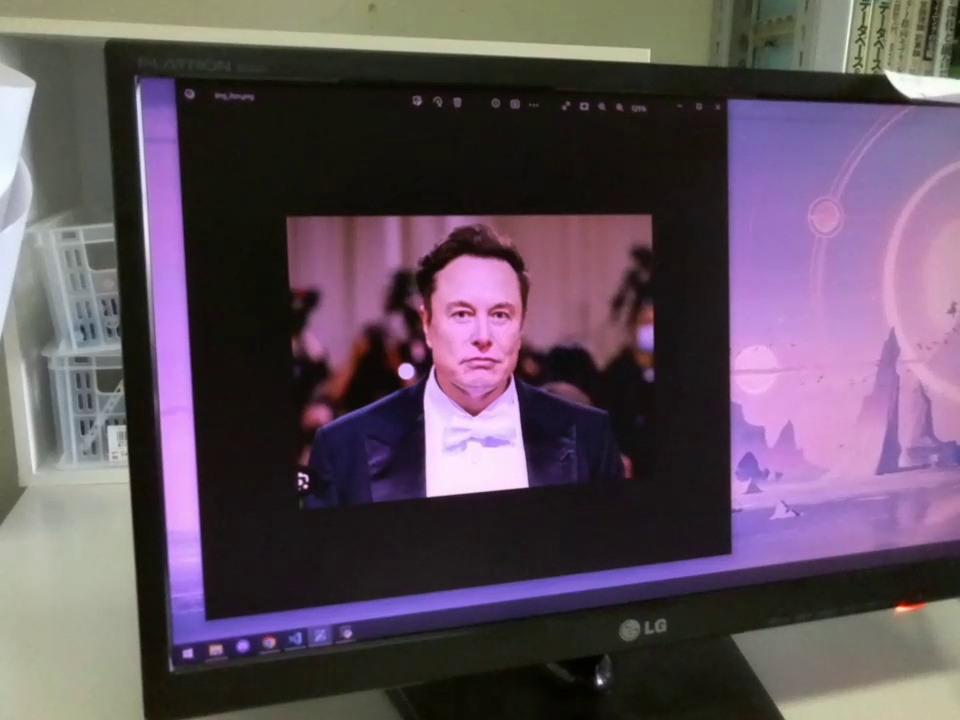
#> input picture opencv_cascade/img/img_lesson5_1.jpg, 960 x 720 px, found by its file name
$ python opencv_cascade_tset.py
#> lines starting #> are read from the running program, lines starting #| are printed output that depends on the picture; after the words box and inside, x2 and y2 are one past the last pixel; in counts of white or black regions, pixels touching at a corner belong together
# カスケードの作成、サンプルコード
# https://www.pc-koubou.jp/magazine/21280
# サンプルコード、分かりやすい解説
# https://qiita.com/FukuharaYohei/items/ec6dce7cc5ea21a51a82

import cv2


img = cv2.imread('opencv_cascade/img/img_lesson5_1.jpg')
#> img is the input picture: shape (720, 960, 3); mean B, G, R 92.8, 80.4, 95.3

grayimg = cv2.cvtColor(img, cv2.COLOR_BGR2GRAY)
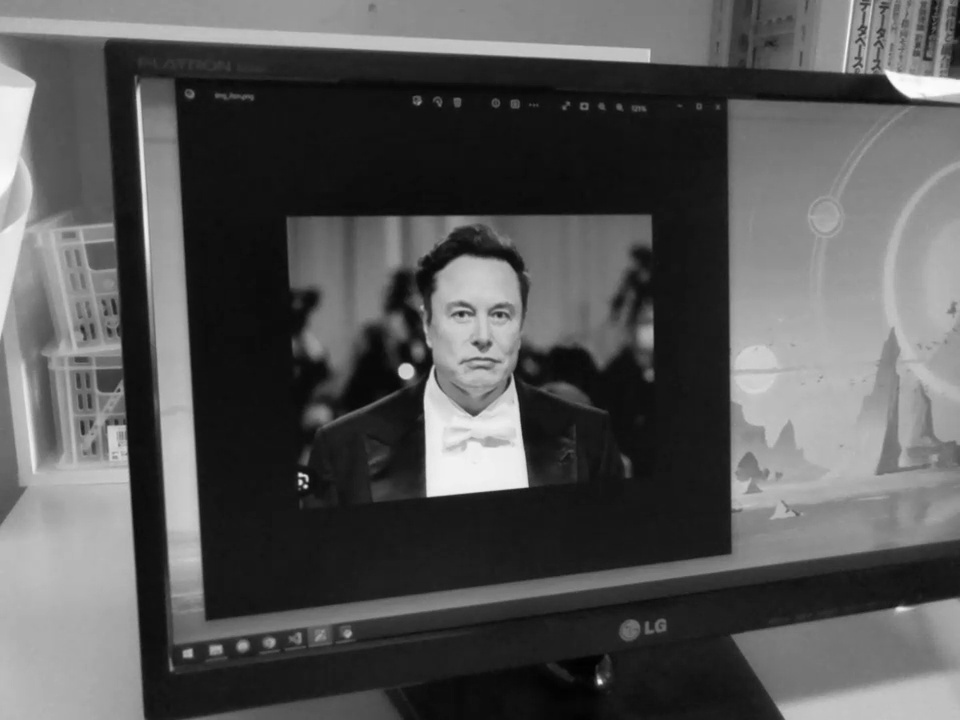
#> grayimg: shape (720, 960); min 0, max 254, mean 86.3

custom_cascade = cv2.CascadeClassifier('opencv_cascade/img_xml/haarcascade_frontalface_default.xml')

custom_rect = custom_cascade.detectMultiScale(grayimg,scaleFactor=1.1, minNeighbors=2,minSize=(50, 50))
#> custom_rect = [[424, 267, 116, 116], [23, 291, 110, 110]]
# つまりこれがカスケードから認識してるやつ

print(custom_rect)# これが認識した画像サイズ,lenで数えたら人の数
#| [[424 267 116 116]
#|  [ 23 291 110 110]]
print(len(custom_rect))
#| 2
if len(custom_rect) > 1:
    print("2 human")
    for rect in custom_rect: #暴発チェック、認識した場所かこう
        cv2.rectangle(img, tuple(rect[0:2]), tuple(rect[0:2]+rect[2:4]), (0, 0, 255), thickness=3)
#> this loop made 2 passes
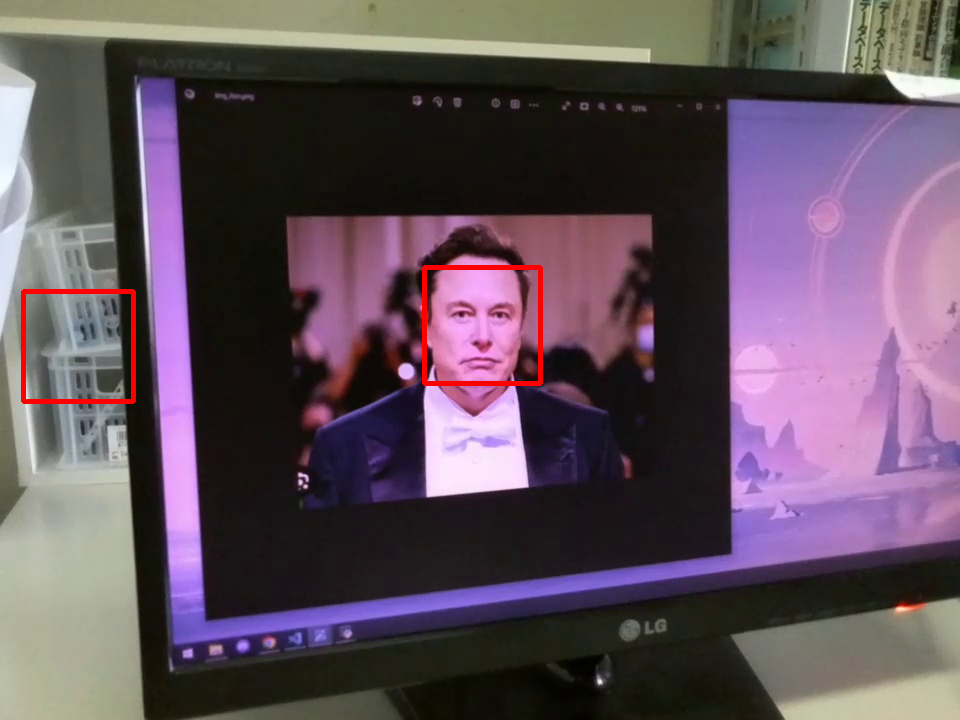
#> img: shape (720, 960, 3); 0.65% of pixels changed, all inside (x1, y1, x2, y2) = (21, 265, 543, 404)
elif len(custom_rect) >0:
    print("1 human")
    for rect in custom_rect:
        cv2.rectangle(img, tuple(rect[0:2]), tuple(rect[0:2]+rect[2:4]), (0, 0, 255), thickness=3)
else:
    print("no apple")

#わりかし顔じゃないところ顔っていうかもしれないので、見つけたか見つけてないかじゃないときついカモしれない

cv2.imshow('apple or not apple', img)
cv2.waitKey(4000)
print("aa")
cv2.destroyAllWindows()

$ run again, with opencv_cascade/img/img_lesson5_0.jpg copied over opencv_cascade/img/img_lesson5_1.jpg
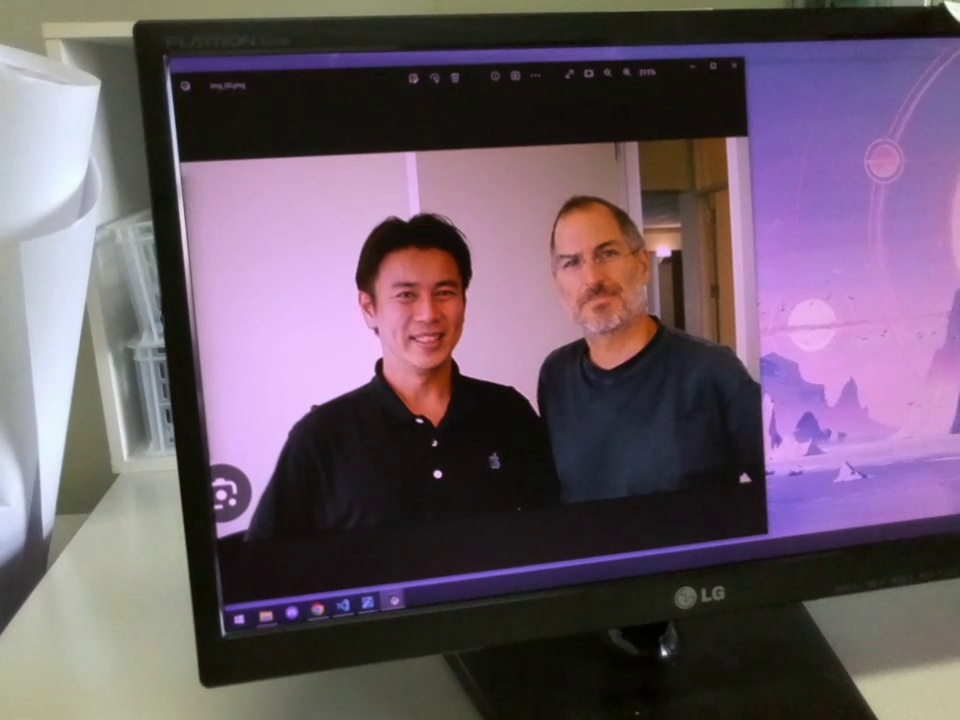
#> input picture opencv_cascade/img/img_lesson5_0.jpg, 960 x 720 px, found by its file name
#> img is the input picture: shape (720, 960, 3); mean B, G, R 105.1, 91.2, 107.6
#> `grayimg = cv2.cvtColor(img, cv2.COLOR_BGR2GRAY)`:
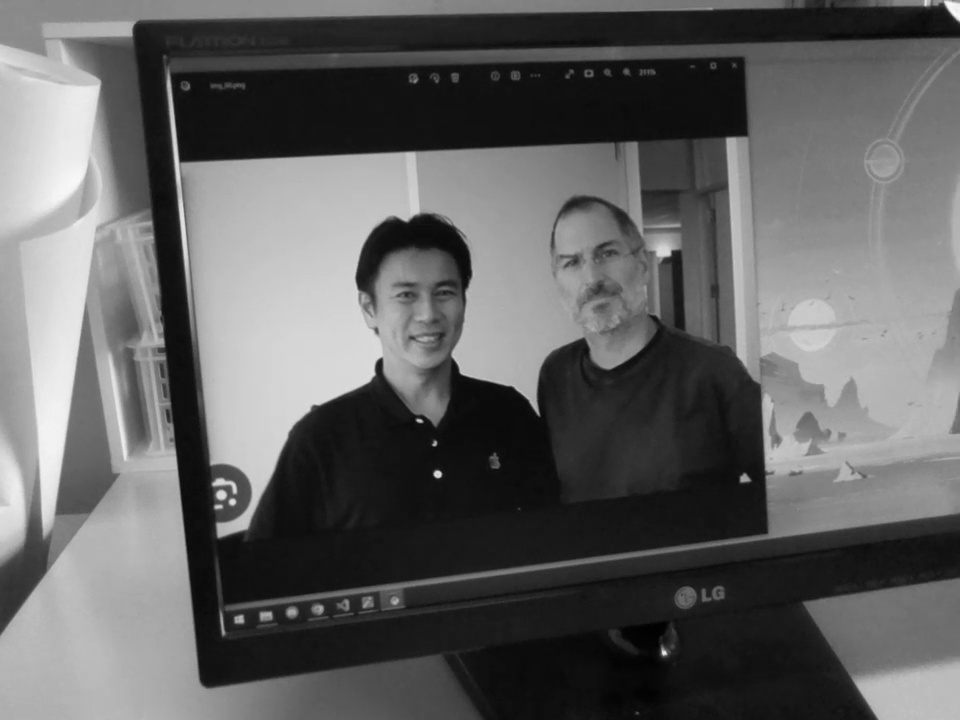
#> grayimg: shape (720, 960); min 0, max 251, mean 97.7
#> custom_rect = [[376, 254, 103, 103], [540, 217, 107, 107]]
#| [[376 254 103 103]
#|  [540 217 107 107]]
#| 2
#> the loop `for rect in custom_rect:` made 2 passes
#> after the loop `for rect in custom_rect:`:
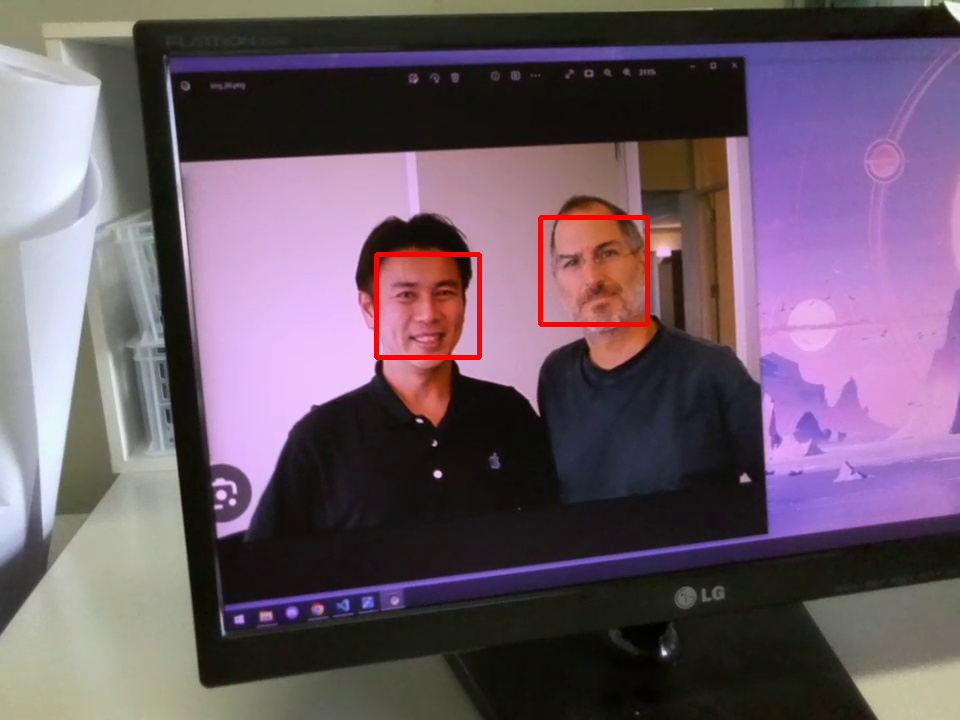
#> img: shape (720, 960, 3); 0.6% of pixels changed, all inside (x1, y1, x2, y2) = (374, 215, 650, 360)

$ run again, with opencv_cascade/img/img_lesson5_2.jpg copied over opencv_cascade/img/img_lesson5_1.jpg
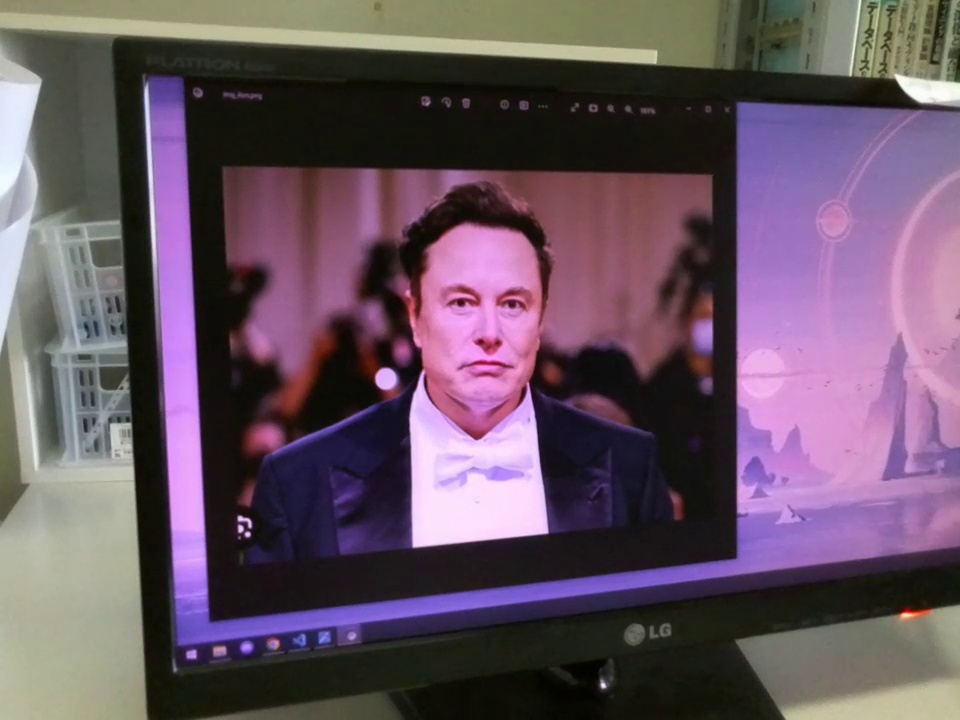
#> input picture opencv_cascade/img/img_lesson5_2.jpg, 960 x 720 px, found by its file name
#> img is the input picture: shape (720, 960, 3); mean B, G, R 98.5, 83.7, 102.6
#> `grayimg = cv2.cvtColor(img, cv2.COLOR_BGR2GRAY)`:
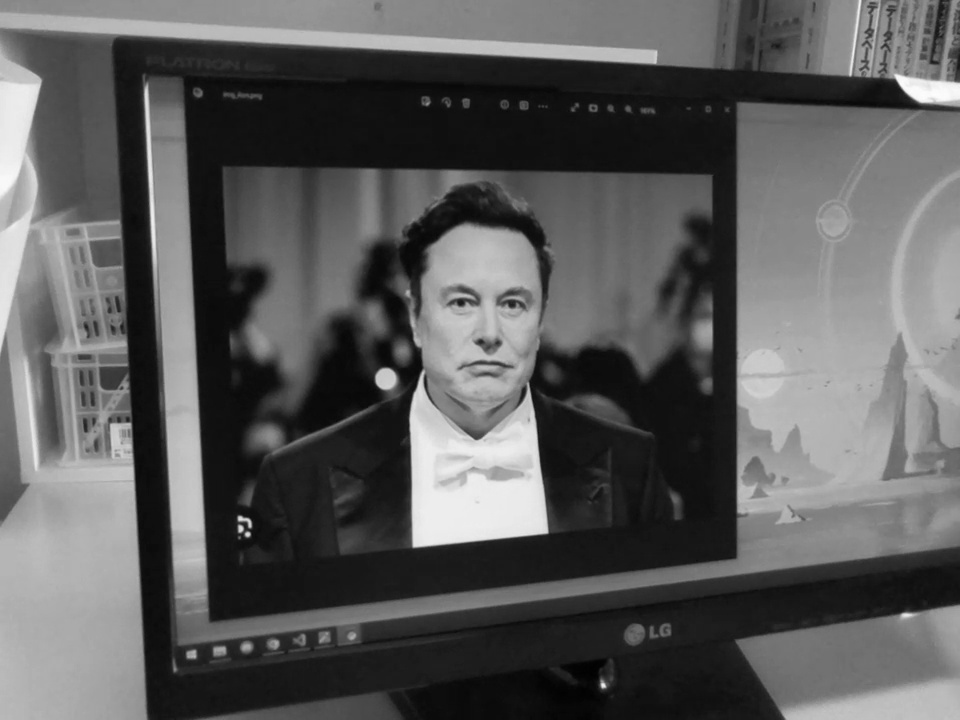
#> grayimg: shape (720, 960); min 0, max 254, mean 91.1
#> custom_rect = [[733, 346, 85, 85], [410, 239, 157, 157]]
#| [[733 346  85  85]
#|  [410 239 157 157]]
#| 2
#> the loop `for rect in custom_rect:` made 2 passes
#> after the loop `for rect in custom_rect:`:
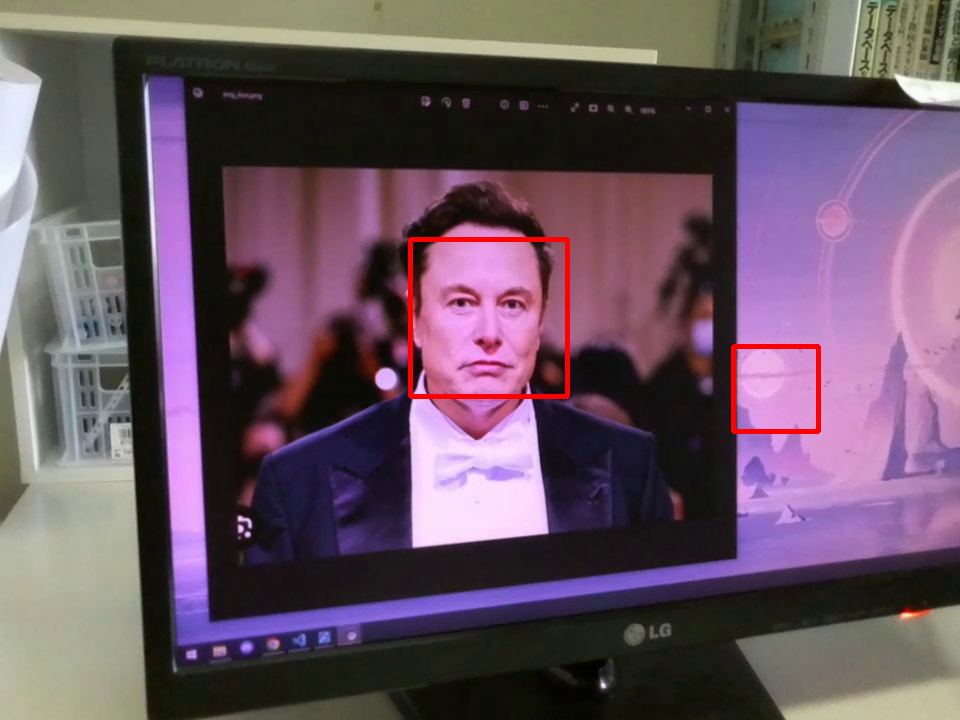
#> img: shape (720, 960, 3); 0.7% of pixels changed, all inside (x1, y1, x2, y2) = (408, 237, 821, 434)
